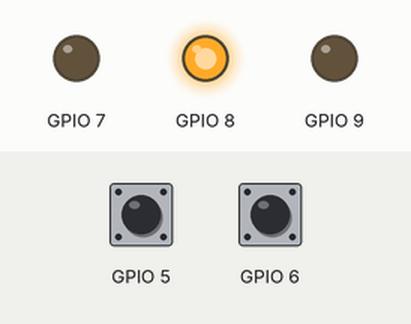
A program run on a simulated ESP32 board running MicroPython. Shown: output pins drawn as LEDs (lit = HIGH). Inputs (shaded band) come from the test bench; at power-on: GPIO 5 HIGH, GPIO 6 LOW. What the program prints to the serial console is not drawn.

Above: at 1.2 s.
1.3 s: GPIO 5 pulled LOW for 0.15 s
At 2.4 s:
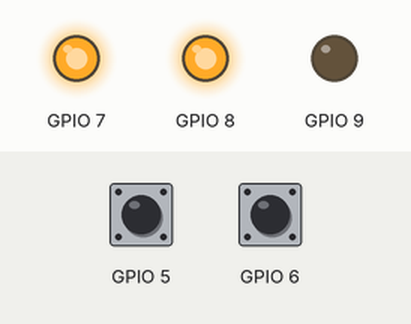
2.9 s: GPIO 6 pulled HIGH for 0.15 s
At 2.97 s:
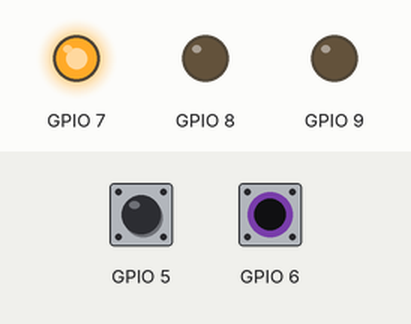
4.5 s: GPIO 6 pulled HIGH for 3.2 s
At 8.5 s:
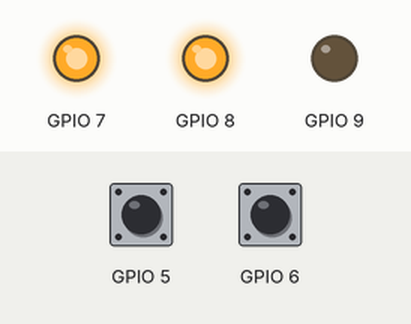
9.2 s: GPIO 5 pulled LOW for 1 s
At 9.6 s:
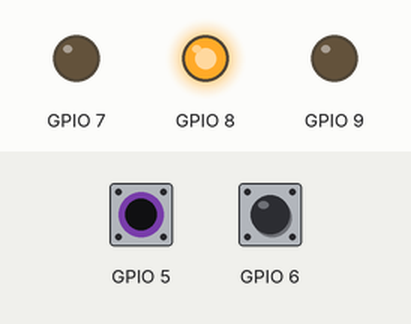
11.7 s: GPIO 6 pulled HIGH for 1 s
At 12.5 s:
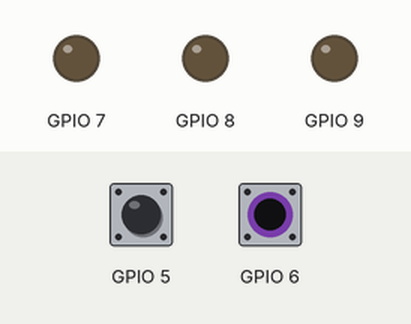
Timing chart, 0 to 14.7 s (numbered marks = the images above; inputs shaded):
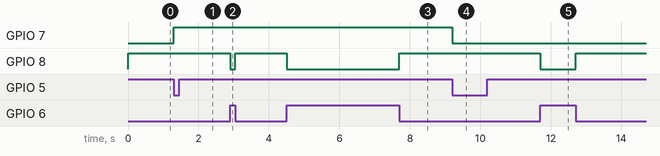

Measured:
- after the input at 1.3 s, GPIO 7: LOW → HIGH at once
- after the input at 2.9 s, GPIO 8: HIGH → LOW at once, → HIGH 0.15 s later
- after the input at 4.5 s, GPIO 8: HIGH → LOW at once, → HIGH 3.2 s later
- after the input at 9.2 s, GPIO 7: HIGH → LOW at once
- after the input at 11.7 s, GPIO 8: HIGH → LOW at once, → HIGH 1.0 s later

The program:

8_1_interrupt_buttons_control_leds.py
```python
from machine import Pin
import time
import pinno

# 핀 번호 상수 설정
BUTTON_1_PIN = pinno.L3_IN
BUTTON_2_PIN = pinno.L4_IN
LED_1_PIN = pinno.L5_IN
LED_2_PIN = pinno.L6_IN

# LED 상태 값 설정
LED_1_ON_VALUE = 1
LED_1_OFF_VALUE = not LED_1_ON_VALUE
LED_2_ON_VALUE = 0
LED_2_OFF_VALUE = not LED_2_ON_VALUE

# LED 핀 설정
led_1 = Pin(LED_1_PIN, Pin.OUT)
led_2 = Pin(LED_2_PIN, Pin.OUT)

# 버튼 핀 설정
button_1 = Pin(BUTTON_1_PIN, Pin.IN, Pin.PULL_UP)
button_2 = Pin(BUTTON_2_PIN, Pin.IN, Pin.PULL_DOWN)

# LED_1 토글 함수 (디바운스 포함)
def led_1_toggle(pin):
    # LED_1 토글
    if led_1.value() == LED_1_ON_VALUE:
        led_1.value(LED_1_OFF_VALUE)
    else:
        led_1.value(LED_1_ON_VALUE)

    # IRQ 비활성화 (디바운스 처리)
    button_1.irq(handler=None)  # IRQ 비활성화
    time.sleep_ms(300)         # 300ms 대기
    button_1.irq(trigger=Pin.IRQ_FALLING, handler=led_1_toggle)  # IRQ 다시 활성화

# LED_2 on/off 함수
def led_2_on_off(pin):
    if button_2.value() == 1:  # 버튼_2가 눌렸을 때
        led_2.value(LED_2_ON_VALUE)
    else:  # 버튼_2가 해제되었을 때
        led_2.value(LED_2_OFF_VALUE)

# IRQ 설정: 버튼_1의 FALLING 엣지에서 led_1_toggle() 실행
button_1.irq(trigger=Pin.IRQ_FALLING, handler=led_1_toggle)

# IRQ 설정: 버튼_2의 RISING, FALLING에서 led_2_on_off() 실행
button_2.irq(trigger=Pin.IRQ_RISING | Pin.IRQ_FALLING, handler=led_2_on_off)

# 프로그램 시작 시 메시지 출력
print("버튼_1을 누르면 LED_1 toggle(), 버튼_2를 누르면 LED_2 on() 떼면 off()")

# LED 초기 상태 off
led_1.value(LED_1_OFF_VALUE)
led_2.value(LED_2_OFF_VALUE)

# 메인 루프
while True:
    time.sleep_ms(1)
```

pinno.py
```python
# s3minipinno.py --> 개발보드 \lib\pinno.py

# 내장 핀
BUILTIN_RGB = 47
BUILTIN_BTN = 0

# 외부핀 사용
R1 = TX = 43
R2 = RX = 44
R3 = D1 = SCL = RELAY = 36
R4 = D2 = SDA = DS18B20 = WS2812B = 35
R5 = D3 = PIR = BTN = 18
R6 = D4 = DHT = DHT11 = DHT22 = 16

L2 = A0 = POTENTIOMETER = 2
L3 = D0 = BUTTON_1 = 4
L4 = D5 = SCK  = BUTTON_2 = 12
L5 = D6 = MISO = LED_1 = 13
L6 = D7 = MOSI = LED_2 = 11
L7 = D8 = CS   = BUZZER = 10

# 내부핀 사용
R1_IN = TX_IN = 33
R2_IN = RX_IN = 37
R3_IN = D1_IN = SDA_IN = RELAY_IN = 38
R4_IN = D2_IN = SCL_IN = DS18B20_IN = WS2812B_IN = 34
R5_IN = D3_IN = PIR_IN = BTN_IN = 21
R6_IN = D4_IN = DHT_IN = DHT11_IN = DHT22_IN = 17

L1_IN         = 1
L2_IN = A0_IN = POTENTIOMETER_IN = 3
L3_IN = D0_IN = BUTTON_1_IN = 5
L4_IN = D5_IN = BUTTON_2_IN = 6
L5_IN = D6_IN = LED_1_IN = 7
L6_IN = D7_IN = LED_2_IN = 8
L7_IN = D8_IN = BUZZER_IN = 9

from machine import Pin
import time

# 1. 부저 핀 객체 생성 (출력 모드)
buzzer = Pin(BUZZER_IN, Pin.OUT)

def buzz(on_time_ms: int, off_time_ms: int = 0):
    """
    부저를 켜고(on_time_ms) 끕니다(off_time_ms).
    off_time_ms를 생략하면 켜기만 합니다.
    """
    buzzer.value(1)               # 부저 on
    time.sleep_ms(on_time_ms)     # 지정된 시간(ms) 대기
    buzzer.value(0)               # 부저 off
    if off_time_ms > 0:
        time.sleep_ms(off_time_ms)

# 2. 메인 루프: 500ms 울리고 500ms 쉬기 반복
if __name__ == "__main__":
    while True:
        buzz(500, 500)
```
